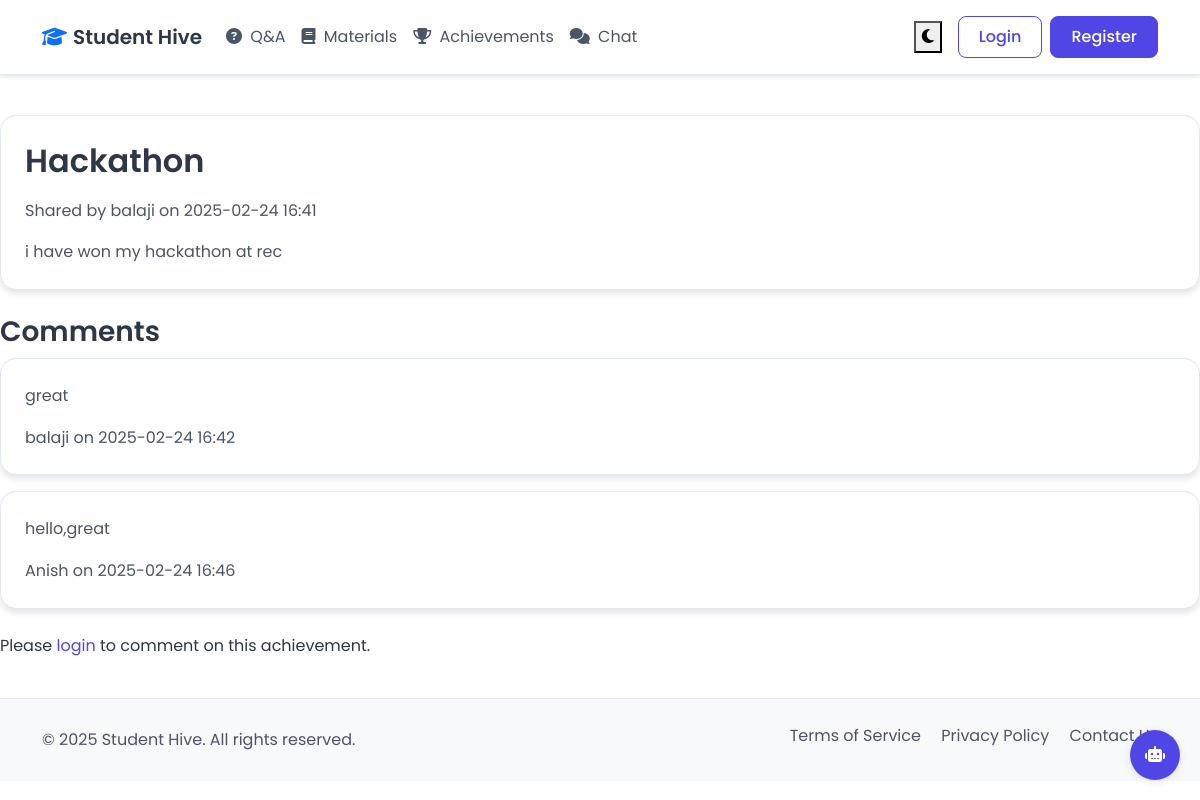
Page /achievements/1 on the committed database.
### app.py (models this page shows, shortened)
class Achievement(db.Model):
    id = db.Column(db.Integer, primary_key=True)
    title = db.Column(db.String(200), nullable=False)
    description = db.Column(db.Text, nullable=False)
    timestamp = db.Column(db.DateTime, default=datetime.utcnow)
    user_id = db.Column(db.Integer, db.ForeignKey('user.id'), nullable=False)
    comments = db.relationship('AchievementComment', backref='achievement', lazy=True)

class User(UserMixin, db.Model):
    id = db.Column(db.Integer, primary_key=True)
    username = db.Column(db.String(80), unique=True, nullable=False)
    email = db.Column(db.String(120), unique=True, nullable=False)
    password_hash = db.Column(db.String(128))
    questions = db.relationship('Question', backref='author', lazy=True)
    answers = db.relationship('Answer', backref='author', lazy=True)
    achievements = db.relationship('Achievement', backref='user', lazy=True)
    materials = db.relationship('StudyMaterial', backref='author', lazy=True)
    projects = db.relationship('Project', backref='author', lazy=True)
    chat_messages = db.relationship('ChatMessage', backref='author', lazy=True)
    achievement_comments = db.relationship('AchievementComment', backref='author', lazy=True)
    tutor_sessions = db.relationship('TutorSession', backref='student', lazy=True)

class AchievementComment(db.Model):
    id = db.Column(db.Integer, primary_key=True)
    content = db.Column(db.Text, nullable=False)
    timestamp = db.Column(db.DateTime, default=datetime.utcnow)
    user_id = db.Column(db.Integer, db.ForeignKey('user.id'), nullable=False)
    achievement_id = db.Column(db.Integer, db.ForeignKey('achievement.id'), nullable=False)
    user = db.relationship('User', backref='achievement_user_comments', lazy=True)

### app.py (the view)
@app.route('/achievements/<int:achievement_id>')
def view_achievement(achievement_id):
    achievement = Achievement.query.get_or_404(achievement_id)
    return render_template('view_achievement.html', achievement=achievement)

### templates/view_achievement.html
{% extends "base.html" %}
{% block content %}
<div class="row">
    <div class="col-md-12">
        <div class="card mb-4">
            <div class="card-body">
                <h2 class="card-title">{{ achievement.title }}</h2>
                <p class="text-muted">
                    Shared by {{ achievement.user.username }} on {{ achievement.timestamp.strftime('%Y-%m-%d %H:%M') }}
                </p>
                <p class="card-text">{{ achievement.description | replace('\n', '<br>')|safe }}</p>
            </div>
        </div>
        <h3>Comments</h3>
        {% for comment in achievement.comments %}
        <div class="card mb-3">
            <div class="card-body">
                <p class="card-text">{{ comment.content }}</p>
                <div class="text-muted">
                    {{ comment.user.username }} on {{ comment.timestamp.strftime('%Y-%m-%d %H:%M') }}
                </div>
            </div>
        </div>
        {% endfor %}
        {% if current_user.is_authenticated %}
        <div class="card mt-4">
            <div class="card-body">
                <h4>Add a Comment</h4>
                <form method="POST" action="{{ url_for('comment_achievement', achievement_id=achievement.id) }}">
                    <div class="mb-3">
                        <textarea class="form-control" name="content" rows="3" required></textarea>
                    </div>
                    <button type="submit" class="btn btn-primary">Post Comment</button>
                </form>
            </div>
        </div>
        {% else %}
        <p class="mt-4">Please <a href="{{ url_for('login') }}">login</a> to comment on this achievement.</p>
        {% endif %}
    </div>
</div>
{% endblock %}

### static/style.css (style rules this page uses)
:root { --bg-primary: #ffffff; --bg-secondary: #f8f9fa; --text-primary: #2d3748; --text-secondary: #4a5568; --accent-primary: #4f46e5; --accent-secondary: #818cf8; --border-color: #e2e8f0; --card-bg: #ffffff; --shadow-color: rgba(0, 0, 0, 0.1); --success-color: #059669; --danger-color: #dc2626; --input-text: #2d3748; --input-bg: #ffffff; --input-border: #e2e8f0; --dropdown-bg: #ffffff; --dropdown-text: #2d3748; --dropdown-hover: #f8f9fa; --link-color: #4f46e5; }
body { background-color: var(--bg-primary); color: var(--text-primary); transition: background-color 0.3s, color 0.3s; font-family: 'Poppins', system-ui, -apple-system, sans-serif; line-height: 1.6; }
h1, h2, h3, h4, h5, h6 { color: var(--text-primary); font-weight: 600; line-height: 1.3; }
.text-muted { color: var(--text-secondary) !important; }
a { color: var(--link-color); text-decoration: none; }
.card { background-color: var(--card-bg); border: 1px solid var(--border-color); border-radius: 1rem; box-shadow: 0 4px 6px var(--shadow-color); transition: transform 0.2s, box-shadow 0.2s; }
.card-body { padding: 1.5rem; }
.card-title { color: var(--text-primary); font-weight: 600; margin-bottom: 1rem; }
.card-text { color: var(--text-secondary); }

### rows in the picture
Achievement: title "Hackathon", timestamp "2025-02-24 16:41", description "i have won my hackathon at rec"
User: user.username "balaji"
AchievementComment: content "great", user.username "balaji", timestamp "2025-02-24 16:42"
AchievementComment: content "hello,great", user.username "Anish", timestamp "2025-02-24 16:46"
